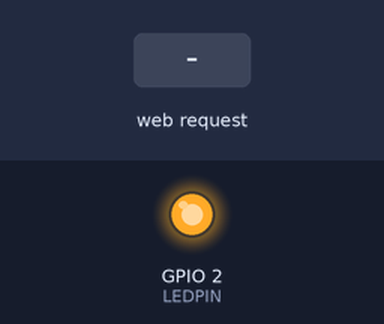
The sketch below on a simulated ESP8266 (NodeMCU). On the bench: output pins drawn as LEDs (lit = HIGH). Inputs (shaded band) come from the test bench. What the sketch prints to the serial monitor is not drawn.

Above: at 1.2 s.
1.3 s: HTTP request GET /?LED=1 received
At 1.9 s:
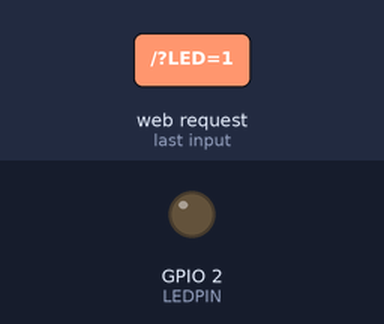
2.8 s: HTTP request GET /?LED=0 received
At 4.0 s:
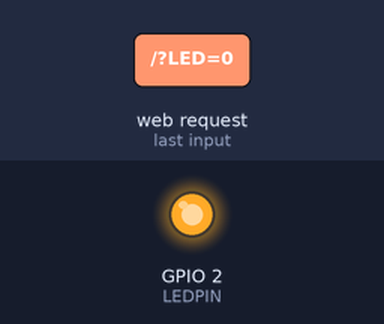
4.3 s: HTTP request GET /?LED=1&LED1=1 received
At 5.4 s:
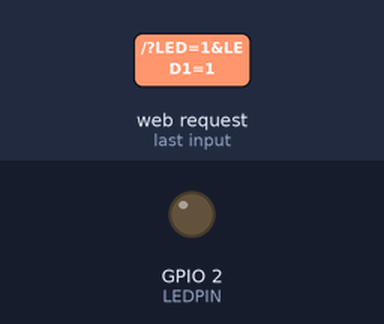
Timing chart, 0 to 7.3 s (numbered marks = the images above; inputs shaded):
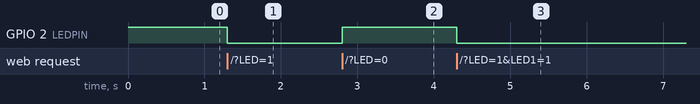

Measured:
- after the input at 1.3 s, GPIO 2 (LEDPIN): HIGH → LOW at once
- after the input at 2.8 s, GPIO 2 (LEDPIN): LOW → HIGH at once
- after the input at 4.3 s, GPIO 2 (LEDPIN): HIGH → LOW at once

The sketch:

test.ino
```cpp
#include <ESP8266WiFi.h>
#include <WiFiClient.h>
#include <ESP8266WebServer.h>
#include <ESP8266mDNS.h>

// Fill in your WiFi router SSID and password
const char* ssid = "ESP8266";
const char* password = "esp8266";
//MDNSResponder mdns;

ESP8266WebServer server(80);

const char INDEX_HTML[] =
"<!DOCTYPE HTML>"
"<html>"
"<head>"
"<meta name = \"viewport\" content = \"width = device-width, initial-scale = 1.0, maximum-scale = 1.0, user-scalable=0\">"
"<title>ESP8266 Web Form Demo</title>"
"<style>"
"\"body { background-color: #808080; font-family: Arial, Helvetica, Sans-Serif; Color: #000000; }\""
"</style>"
"</head>"
"<body>"
"<h1>ESP8266 Web Form Demo</h1>"
"<FORM action=\"/\" method=\"get\">"
"<P>"
"LED<br>"
"<INPUT type=\"radio\" name=\"LED\" value=\"0\">On<BR>"
"<INPUT type=\"radio\" name=\"LED\" value=\"1\">Off<BR>"
"</P>"
"<P>"
"LED1<br>"
"<INPUT type=\"radio\" name=\"LED1\" value=\"0\">On<BR>"
"<INPUT type=\"radio\" name=\"LED1\" value=\"1\">Off<BR>"
"<INPUT type=\"submit\" value=\"Send\">"
"</P>"
"</FORM>"
"</body>"
"</html>";

// GPIO#0 is for Adafruit ESP8266 HUZZAH board. Your board LED might be on 13.
const int LEDPIN = 2;
const int LED1PIN = 2;


void handleRoot()
{
  if (server.hasArg("LED") || server.hasArg("LED1")) {
    handleSubmit();
  }
  else {
    server.send(200, "text/html", INDEX_HTML);
  }
}


void returnFail(String msg)
{
  server.sendHeader("Connection", "close");
  server.sendHeader("Access-Control-Allow-Origin", "*");
  server.send(500, "text/plain", msg + "\r\n");
}


void writeLED(bool LEDon)
{
  // Note inverted logic for Adafruit HUZZAH board
  if (LEDon)
    digitalWrite(LEDPIN, 0);
  else
    digitalWrite(LEDPIN, 1);
}

void writeLED1(bool LEDon)
{
  // Note inverted logic for Adafruit HUZZAH board
  if (LEDon)
    digitalWrite(LED1PIN, 0);
  else
    digitalWrite(LED1PIN, 1);
}


void handleSubmit()
{
  String LEDvalue;
  String LED1value;
  if (!server.hasArg("LED")) return returnFail("BAD ARGS");
  {
    LEDvalue = server.arg("LED");
    LED1value = server.arg("LED1");
  }
  //if (LEDvalue == "1" || LEDvalue == "0") {
    if(LED1value == "1")
    {writeLED1(true);
    server.send(200, "text/html", INDEX_HTML);}
    if(LED1value == "0")
    {writeLED1(false);
    server.send(200, "text/html", INDEX_HTML);}
    if(LEDvalue == "1")
    {writeLED(true);
    server.send(200, "text/html", INDEX_HTML);}
    if(LEDvalue == "0")
    {writeLED(false);
    server.send(200, "text/html", INDEX_HTML);}
    server.send(200, "text/html", INDEX_HTML);
  //}
//  else {
//    server.send(200, "text/html", INDEX_HTML);
//  }
}


void handleNotFound()
{
  String message = "File Not Found\n\n";
  message += "URI: ";
  message += server.uri();
  message += "\nMethod: ";
  message += (server.method() == HTTP_GET)?"GET":"POST";
  message += "\nArguments: ";
  message += server.args();
  message += "\n";
  for (uint8_t i=0; i<server.args(); i++){
    message += " " + server.argName(i) + ": " + server.arg(i) + "\n";
  }
  server.send(404, "text/plain", message);
}


void setup(void)
{
  pinMode(LEDPIN, OUTPUT);
  writeLED(false);

  Serial.begin(9600);
  Serial.println("");
  WiFi.mode(WIFI_AP);           //Only Access point
  WiFi.softAP(ssid, password);  //Start HOTspot removing password will disable security

  IPAddress myIP = WiFi.softAPIP(); //Get IP address
  Serial.print("HotSpt IP:");
  Serial.println(myIP);
  server.on("/", handleRoot);
  server.onNotFound(handleNotFound);

  server.begin();
  Serial.print("Connect to http://esp8266WebForm.local or http://");
  Serial.println(WiFi.localIP());
}

void loop(void)
{
  server.handleClient();
}
```
